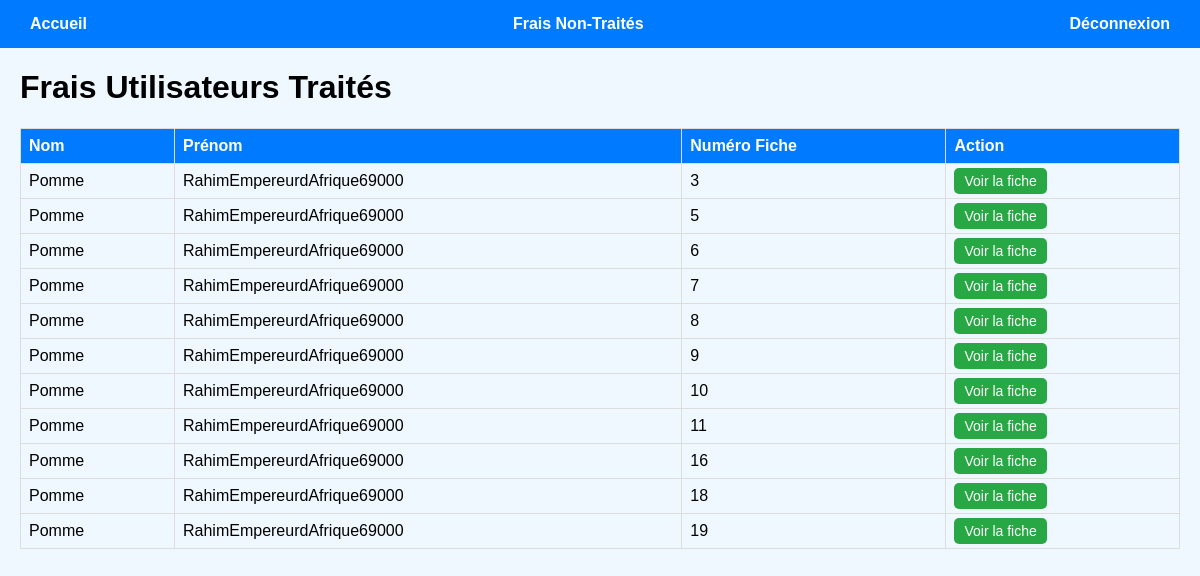
Screenshot of /frais_T.php (signed in) with the database file from the repository.
### tables this page shows
CREATE TABLE `fiche` (
  `id_fiche` int(11) NOT NULL,
  `id_user` int(11) NOT NULL,
  `date` date NOT NULL,
  `commentaire` text DEFAULT NULL,
  `status` enum('Traité','Non Traité') NOT NULL DEFAULT 'Non Traité',
  `etat` enum('Validée','Refusée','En attente') DEFAULT 'En attente',
  `commentaireComptable` text DEFAULT NULL
);

CREATE TABLE `user` (
  `id_user` int(11) NOT NULL,
  `fname` varchar(50) NOT NULL,
  `lname` varchar(50) NOT NULL,
  `email` varchar(100) NOT NULL,
  `password` varchar(255) NOT NULL,
  `role` int(11) NOT NULL
);

### frais_T.php (the view, shortened to what this page needs)
<?php
$serveur = "localhost";
$utilisateur = "root";
$mdpBDD = "";
$nomBDD = "bisounours";
try {
    $connexion = new PDO("mysql:host=$serveur;dbname=$nomBDD;charset=utf8", $utilisateur, $mdpBDD);
    $connexion->setAttribute(PDO::ATTR_ERRMODE, PDO::ERRMODE_EXCEPTION);
    $requete = $connexion->prepare("
        SELECT u.fname, u.lname, f.id_fiche
        FROM fiche f
        JOIN user u ON f.id_user = u.id_user
        WHERE f.status = 'Traité'
    ");
    $requete->execute();
    $frais_traite = $requete->fetchAll(PDO::FETCH_ASSOC);
} catch (PDOException $e) {
    die("Erreur de connexion à la base de données : " . $e->getMessage());
}
?>
<!DOCTYPE html>
<html lang="fr">
<head>
</head>
<body>
    <div class="navbar">
        <a href="accueil_comptable.php">Accueil</a>
        <a href="frais_NT.php">Frais Non-Traités</a>
        <a href="deconnexion.php">Déconnexion</a>
    </div>
    <div class="content">
        <h1>Frais Utilisateurs Traités</h1>
        <table>
            <thead>
                <tr>
                    <th>Nom</th>
                    <th>Prénom</th>
                    <th>Numéro Fiche</th>
                    <th>Action</th>
                </tr>
            </thead>
            <tbody>
                <?php foreach ($frais_traite as $frais): ?>
                    <tr>
                        <td><?php echo htmlspecialchars($frais['lname']); ?></td>
                        <td><?php echo htmlspecialchars($frais['fname']); ?></td>
                        <td><?php echo htmlspecialchars($frais['id_fiche']); ?></td>
                        <td>
                            <a href="voir_fiche.php?id_fiche=<?php echo $frais['id_fiche']; ?>" class="button-view">Voir la fiche</a>
                        </td>
                    </tr>
                <?php endforeach; ?>
            </tbody>
        </table>
    </div>
</body>
</html>

### frais_T.php (style rules this page uses)
body { font-family: Arial, sans-serif; margin: 0; background-color: #f0f8ff; }
.navbar { background-color: #007bff; color: white; padding: 15px; display: flex; justify-content: space-between; align-items: center; }
.navbar a { color: white; text-decoration: none; margin: 0 15px; font-weight: bold; }
.content { margin: 20px; }
table { width: 100%; border-collapse: collapse; margin: 20px 0; }
table th, table td { border: 1px solid #ddd; padding: 8px; text-align: left; }
table th { background-color: #007bff; color: white; }
.button-view { padding: 5px 10px; background-color: #28a745; color: white; border: none; border-radius: 5px; cursor: pointer; text-decoration: none; font-size: 14px; }

### rows the page displays
fiche: id_user.lname "Pomme", id_user.fname "RahimEmpereurdAfrique69000", id_fiche "3"
fiche: id_user.lname "Pomme", id_user.fname "RahimEmpereurdAfrique69000", id_fiche "5"
fiche: id_user.lname "Pomme", id_user.fname "RahimEmpereurdAfrique69000", id_fiche "6"
fiche: id_user.lname "Pomme", id_user.fname "RahimEmpereurdAfrique69000", id_fiche "7"
fiche: id_user.lname "Pomme", id_user.fname "RahimEmpereurdAfrique69000", id_fiche "8"
fiche: id_user.lname "Pomme", id_user.fname "RahimEmpereurdAfrique69000", id_fiche "9"
fiche: id_user.lname "Pomme", id_user.fname "RahimEmpereurdAfrique69000", id_fiche "10"
fiche: id_user.lname "Pomme", id_user.fname "RahimEmpereurdAfrique69000", id_fiche "11"
fiche: id_user.lname "Pomme", id_user.fname "RahimEmpereurdAfrique69000", id_fiche "16"
fiche: id_user.lname "Pomme", id_user.fname "RahimEmpereurdAfrique69000", id_fiche "18"
fiche: id_user.lname "Pomme", id_user.fname "RahimEmpereurdAfrique69000", id_fiche "19"
